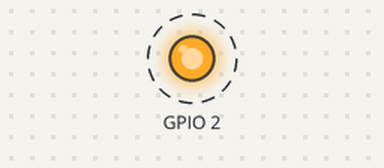
Recording of a program running on a simulated ESP32. On the bench: output pins drawn as LEDs (lit = HIGH). Dashed ring = blinking.

Above: at 0.2 s.
Timing chart, 0 to 3.0 s (numbered marks = the images above):
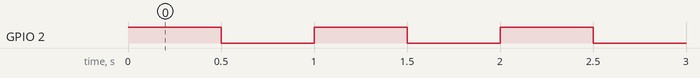

Measured:
- by itself, GPIO 2: alternates HIGH for 0.50 s and LOW for 0.50 s

The program:

main.cpp
```cpp
// (licence header left out)
#include <Arduino.h>


void setup() {
  // initialize digital pin LED_BUILTIN as an output.
  pinMode(2, OUTPUT);
}

// the loop function runs over and over again forever
void loop() {


  digitalWrite(2, HIGH);   // turn the LED on (HIGH is the voltage leve
delay(500);
  digitalWrite(2, LOW);   // turn the LED on (HIGH is the voltage leve

delay(500);

}
```
